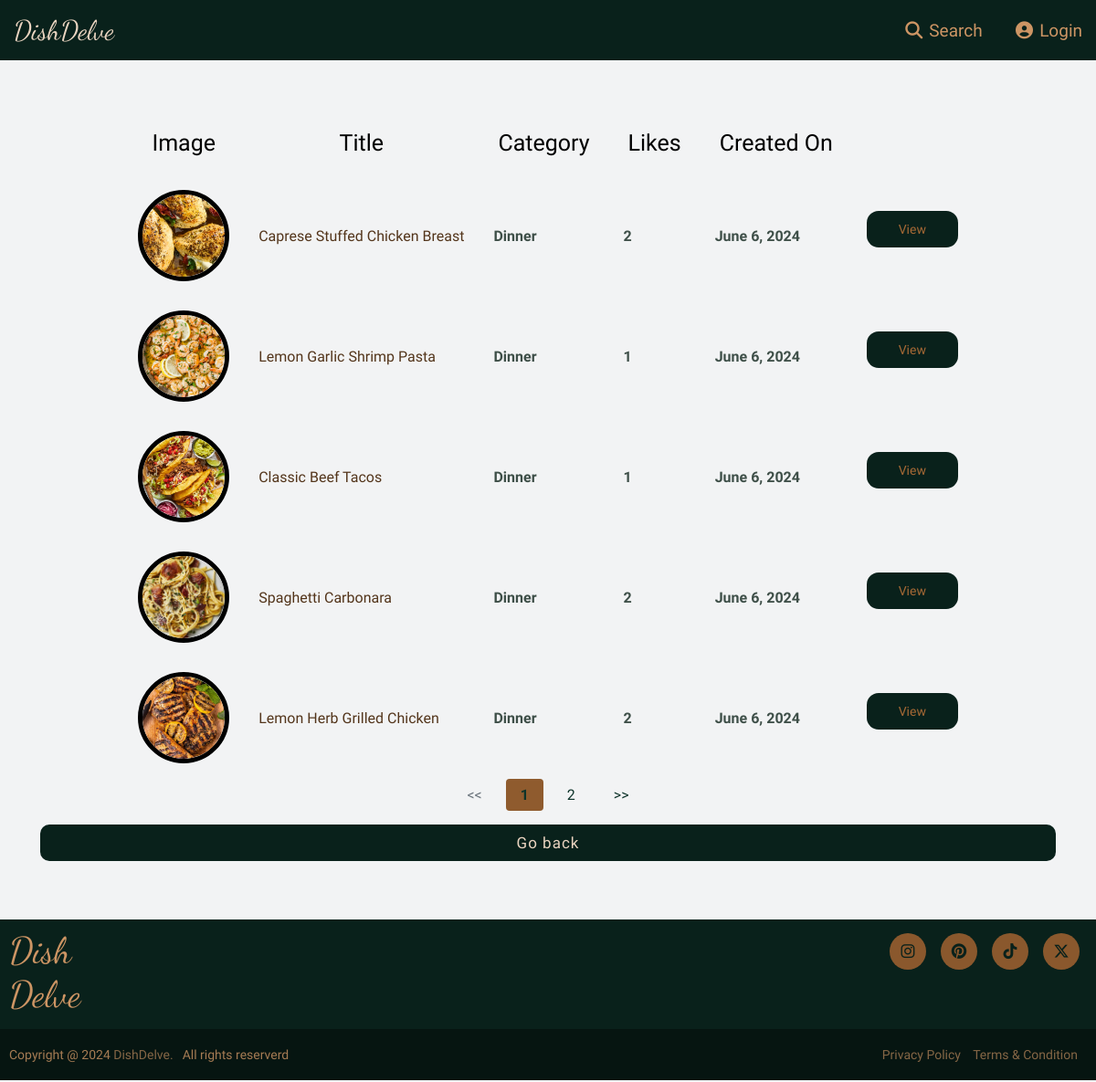
The page /category/dinner/ on the database its author committed.
### recipes/models.py (models this page shows, shortened)
class RecipePosts(models.Model):
    title = models.CharField(max_length=60, help_text="Recipe Title/Name")
    category = models.CharField(max_length=10, help_text="Category of recipe")
    dish_description = models.TextField(help_text="The description of the recipe")
    servings = models.IntegerField(help_text="Number of servings")
    prep_time = models.CharField(max_length=10, help_text="Preparation time in a string format")
    cook_time = models.CharField(max_length=10, help_text="Cook time in a string format")
    ingredients = models.TextField(help_text="The ingredients to create the recipe. Split by '§' symbol.")
    directions = models.TextField(help_text="The directions to create the recipe. Split by '§' symbol.")
    food_image = models.ImageField(upload_to='food_images/', null=True, blank=True, help_text="Image of the Recipe")
    date_created = models.DateTimeField(auto_now_add=True, help_text="Date of creation set automatically")
    date_modified = models.DateTimeField(blank=True, null=True, help_text="Date of modification was made")
    uploaded_by = models.ForeignKey(User, on_delete=models.CASCADE, help_text="The user who created the recipe")
    tips = models.TextField(null=True, blank=True, help_text="Any tips for the recipe to make it better")
    @property
    def total_likes(self):
        return self.likes.count()

### recipes/views.py (the view)
# urls.py: path('category/<str:category_name>/', CategoryView.as_view(), name='category_view'),
class CategoryView(TemplateView):
    template_name = 'recipes/category_page.html'
    def get_context_data(self, **kwargs):
        context = super(CategoryView, self).get_context_data(**kwargs)
        page = self.request.GET.get('page', 1)
        category_name = self.kwargs.get('category_name')
        context['category_name'] = category_name
        context['recipes'] = custom_paginate_qs(RecipePosts.objects.filter(category=category_name), page)
        return context

### recipes/views.py (called while the page is built)
def custom_paginate_qs(qs, page, item_count: int = 5):
    paginator = Paginator(qs, item_count)
    try:
        paginated_qs = paginator.page(page)
    except PageNotAnInteger:
        paginated_qs = paginator.page(1)
    except EmptyPage:
        paginated_qs = paginator.page(paginator.num_pages)
    return paginated_qs

### recipes/templates/recipes/category_page.html (shortened to what this page needs)
{% extends "recipes/base.html" %}
{% load static %}
{% block links %}
    <link rel="stylesheet" type="text/css" href="{% static 'recipes/styles.css' %}">
{% endblock %}
{% block content %}
    <div class="add-container">
        <div class="base-container">
            {% if recipes %}
                <table class="product-display">
                    <thead>
                    <tr>
                        <th>Image</th>
                        <th>Title</th>
                        <th>Category</th>
                        <th>Likes</th>
                        <th>Created On</th>
                    </tr>
                    </thead>
                    {% for recipe in recipes %}
                        <tr>
                            <td><img src="{{ recipe.food_image.url }}" height="100" width="100"
                                     alt="{{ recipe.title }}"></td>
                            <td class="product"><a class="recipe-page"
                                                   href="{% url 'recipe_view' post_id=recipe.id %}">{{ recipe.title|title }}</a>
                            </td>
                            <td class="product">{{ recipe.category|title }}</td>
                            <td class="product">{{ recipe.total_likes }}</td>
                            <td class="product">{{ recipe.date_created.date }}</td>
                            <td>
                                <a href="{% url 'recipe_view' post_id=recipe.id %}" class="editbtn">View</a>
                            </td>
                        </tr>
                    {% endfor %}
                </table>
                <div class="page-container">
                    {% if recipes.has_other_pages %}
                        {% if recipes.has_previous %}
                            <a href="?page={{ recipes.previous_page_number }}"><<</a>
                        {% else %}
                            <span class="disabled"><<</span>
                        {% endif %}
                        {% for i in recipes.paginator.page_range %}
                            {% if recipes.number == i %}
                                <span class="selected-page" href="?page={{ i }}">{{ i }}</span>
                            {% else %}
                                <a href="?page={{ i }}">{{ i }}</a>
                            {% endif %}
                        {% endfor %}
                        {% if recipes.has_next %}
                            <a href="?page={{ recipes.next_page_number }}">>></a>
                        {% else %}
                            <span class="disabled">>></span>
                        {% endif %}
                    {% endif %}
                </div>
            {% else %}
                This category currently doesn't have any recipes...
                <br>
                Come back again to check if any recipes are added here.
            {% endif %}
            <button class="account-info-buttons" onclick="window.history.back()" type="button">Go back</button>
        </div>
    </div>
{% endblock %}

### recipes/static/recipes/styles.css (style rules this page uses)
* { margin: 0; padding: 0; box-sizing: border-box; font-family: 'Barlow Semi Condensed', sans-serif; }
body { position: relative; min-height: 100%; padding-bottom: 178px; background-color: #f2f3f4; display: flex; flex-direction: column; margin: 0; }
html { height: 100%; }
img { max-width: 100%; }
img { vertical-align: middle; border-style: none; }
.account-info-buttons { width: 100%; margin-top: 15px; border: none; color: #ebd5c1; font-size: 17px; font-weight: 500; letter-spacing: 1px; padding: 10px; background-color: #09211b; display: flex; flex-direction: column; justify-content: center; align-items: center; border-radius: 10px; cursor: pointer; transition: all 0.2s ease-in-out; }
.page-container { display: flex; justify-content: center; }
.page-container a, .page-container span { display: inline-block; margin: 0 5px; padding: 8px 16px; text-decoration: none; color: #0e342a; border-radius: 4px; transition: background-color 0.3s, color 0.3s; }
.page-container .disabled { color: #6c757d; border-color: #6c757d; cursor: not-allowed; }
.product-display tr td img { border-radius: 50%; border: 5px solid black; }
.selected-page { font-weight: bold; color: white; background-color: #8f5b2e; }
.product-display { margin: auto; }
.product-display th { padding: 20px; font-weight: 500; font-size: 25px; }
.product-display td { padding: 15px; }
.product-display .recipe-page { text-decoration: none; cursor: pointer; color: #53351b; font-weight: 500; transition: all 0.2s ease; }
.product-display .product { color: #3e4f48; font-weight: 700; }
.add-container, .container-search { padding: 10px; margin: 0 auto; }
.base-container { padding: 34px; width: 100%; margin: 10px auto 20px; }
.editbtn, .deletebtn { width: 100px; height: 40px; display: flex; justify-content: center; align-items: center; background-color: #09211b; color: #a66935; cursor: pointer; border: none; font-size: 14px; border-radius: 13px; margin-bottom: 15px; text-decoration: none; transition: all 0.1s ease-in-out; }
.product-display tr td img { border-radius: 50%; border: 5px solid black; object-fit: cover; }

### rows shown on the page
RecipePosts: food_image (picture), title "Caprese Stuffed Chicken Breast", category "Dinner", total_likes "2", date_created "June 6, 2024"
RecipePosts: food_image (picture), title "Lemon Garlic Shrimp Pasta", category "Dinner", total_likes "1", date_created "June 6, 2024"
RecipePosts: food_image (picture), title "Classic Beef Tacos", category "Dinner", total_likes "1", date_created "June 6, 2024"
RecipePosts: food_image (picture), title "Spaghetti Carbonara", category "Dinner", total_likes "2", date_created "June 6, 2024"
RecipePosts: food_image (picture), title "Lemon Herb Grilled Chicken", category "Dinner", total_likes "2", date_created "June 6, 2024"

### other values the page prints
{{ i }} "1"
{{ i }} "2"
